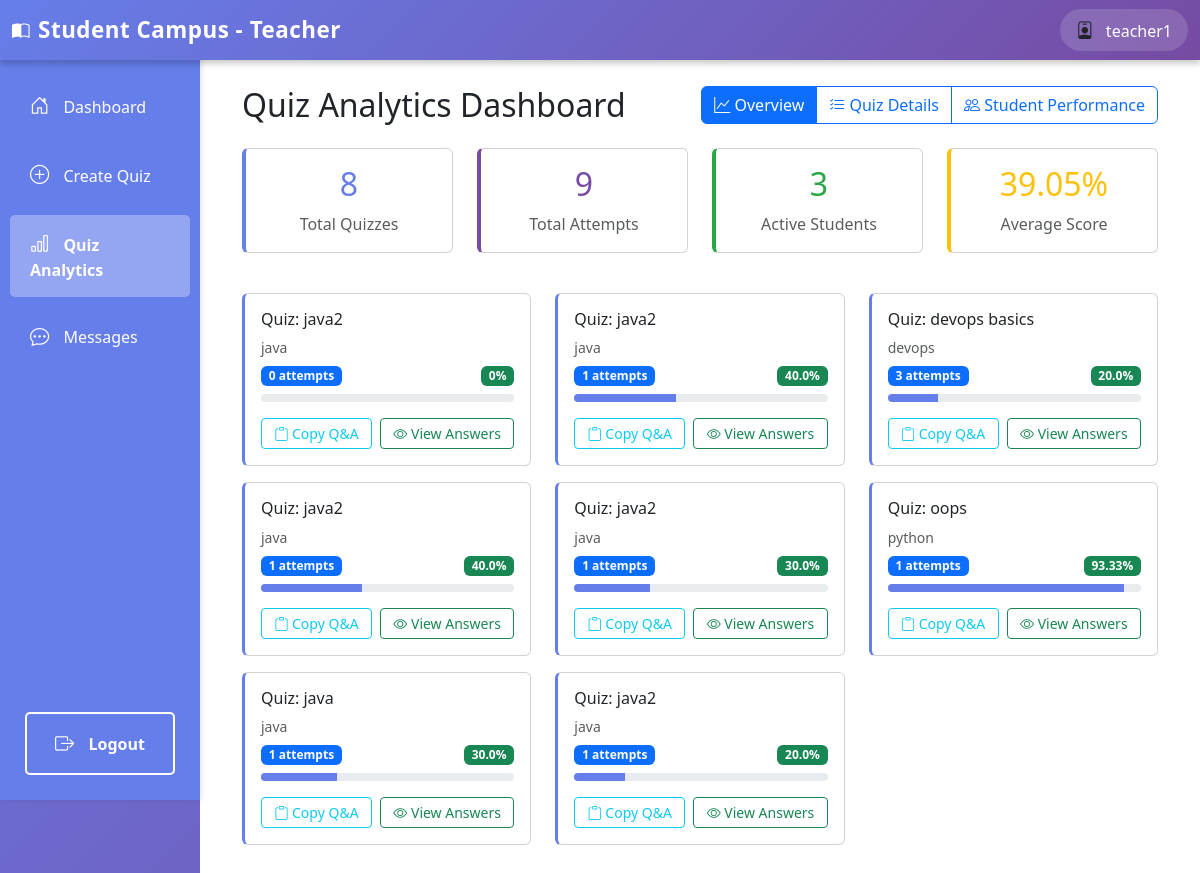
Screenshot of /teacher/quiz/analytics/ (signed in) with the database file from the repository.
### authentication/models.py (models this page shows, shortened)
class User(AbstractUser):
    ROLE_CHOICES = (
        ('student', 'Student'),
        ('teacher', 'Teacher'),
    )
    role = models.CharField(max_length=10, choices=ROLE_CHOICES, default='student')
    def is_teacher(self):
        return self.role == 'teacher'

### teachers/models.py (models this page shows, shortened)
class Quiz(models.Model):
    title = models.CharField(max_length=200)
    subject = models.ForeignKey(Subject, on_delete=models.CASCADE, related_name='quizzes')
    pdf_note = models.ForeignKey(PDFNote, on_delete=models.CASCADE, related_name='quizzes', null=True)
    description = models.TextField(blank=True)
    duration = models.IntegerField(help_text="Duration in minutes", default=30)
    num_questions = models.IntegerField(default=10)
    topics = models.TextField(blank=True, help_text="Comma-separated topics (optional)")
    difficulty = models.CharField(max_length=20, choices=[('easy', 'Easy'), ('medium', 'Medium'), ('hard', 'Hard')], default='medium')
    created_by = models.ForeignKey(User, on_delete=models.CASCADE, related_name='created_quizzes')
    created_at = models.DateTimeField(auto_now_add=True)
    deadline = models.DateTimeField(null=True, blank=True, help_text="Quiz deadline")
    is_active = models.BooleanField(default=True)
    class Meta:
        ordering = ['-created_at']
        verbose_name_plural = "Quizzes"

class Subject(models.Model):
    name = models.CharField(max_length=200)
    description = models.TextField(blank=True)
    teacher = models.ForeignKey(User, on_delete=models.CASCADE, related_name='subjects')
    created_at = models.DateTimeField(auto_now_add=True)
    class Meta:
        ordering = ['name']

### teachers/views.py (the view)
# urls.py: path('quiz/analytics/', views.quiz_analytics, name='quiz_analytics'),
@login_required
def quiz_analytics(request):
    if not request.user.is_teacher():
        return HttpResponseForbidden("You don't have permission to access this page.")
    quizzes = Quiz.objects.filter(created_by=request.user).prefetch_related('attempts', 'questions', 'attempts__student')
    quiz_stats = []
    total_attempts_all = 0
    unique_students_set = set()
    all_percentages = []
    for quiz in quizzes:
        attempts = quiz.attempts.filter(completed_at__isnull=False)
        total_attempts = attempts.count()
        total_attempts_all += total_attempts
        students_in_quiz = set(attempt.student.id for attempt in attempts)
        unique_students_set.update(students_in_quiz)
        if total_attempts > 0:
            scores = [a.score for a in attempts]
            avg_score = sum(scores) / total_attempts
            highest_score = max(scores)
            lowest_score = min(scores)
            if quiz.questions.count() > 0:
                avg_percentage = (avg_score / quiz.questions.count()) * 100
                all_percentages.append(avg_percentage)
            else:
                avg_percentage = 0
        else:
            avg_score = 0
            avg_percentage = 0
            highest_score = 0
            lowest_score = 0
        quiz_stats.append({
            'quiz': quiz,
            'total_attempts': total_attempts,
            'avg_score': round(avg_score, 2),
            'avg_percentage': round(avg_percentage, 2),
            'total_questions': quiz.questions.count(),
            'highest_score': highest_score,
            'lowest_score': lowest_score,
            'unique_students': len(students_in_quiz)
        })
    overall_avg = round(sum(all_percentages) / len(all_percentages), 2) if all_percentages else 0
    return render(request, 'teachers/quiz_analytics.html', {
        'quiz_stats': quiz_stats,
        'total_attempts': total_attempts_all,
        'unique_students': len(unique_students_set),
        'overall_avg': overall_avg
    })

### templates/teachers/quiz_analytics.html (shortened to what this page needs)
{% extends 'teachers/base_teacher.html' %}
{% block teacher_content %}
<div class="container-fluid">
    <div class="d-flex justify-content-between align-items-center mb-4">
        <h2 class="mb-0">Quiz Analytics Dashboard</h2>
        <div class="btn-group" role="group">
            <button type="button" class="btn btn-outline-primary active" onclick="showTab('overview')">
                <i class="bi bi-graph-up"></i> Overview
            </button>
            <button type="button" class="btn btn-outline-primary" onclick="showTab('details')">
                <i class="bi bi-list-check"></i> Quiz Details
            </button>
            <button type="button" class="btn btn-outline-primary" onclick="showTab('students')">
                <i class="bi bi-people"></i> Student Performance
            </button>
        </div>
    </div>
    {% if quiz_stats %}
        <div id="overviewTab" class="analytics-tab">
            <div class="row mb-4">
                <div class="col-md-3 mb-3">
                    <div class="card text-center h-100" style="border-left: 4px solid #667eea;">
                        <div class="card-body">
                            <h2 style="color: #667eea;">{{ quiz_stats|length }}</h2>
                            <p class="text-muted mb-0">Total Quizzes</p>
                        </div>
                    </div>
                </div>
                <div class="col-md-3 mb-3">
                    <div class="card text-center h-100" style="border-left: 4px solid #764ba2;">
                        <div class="card-body">
                            <h2 style="color: #764ba2;">{{ total_attempts }}</h2>
                            <p class="text-muted mb-0">Total Attempts</p>
                        </div>
                    </div>
                </div>
                <div class="col-md-3 mb-3">
                    <div class="card text-center h-100" style="border-left: 4px solid #28a745;">
                        <div class="card-body">
                            <h2 style="color: #28a745;">{{ unique_students }}</h2>
                            <p class="text-muted mb-0">Active Students</p>
                        </div>
                    </div>
                </div>
                <div class="col-md-3 mb-3">
                    <div class="card text-center h-100" style="border-left: 4px solid #ffc107;">
                        <div class="card-body">
                            <h2 style="color: #ffc107;">{{ overall_avg }}%</h2>
                            <p class="text-muted mb-0">Average Score</p>
                        </div>
                    </div>
                </div>
            </div>
            <div class="row">
                {% for stat in quiz_stats %}
                    <div class="col-md-4 mb-3">
                        <div class="card h-100" style="border-left: 3px solid #667eea;">
                            <div class="card-body">
                                <h6 class="card-title text-truncate" title="{{ stat.quiz.title }}">{{ stat.quiz.title }}</h6>
                                <p class="text-muted small mb-2">{{ stat.quiz.subject.name }}</p>
                                <div class="d-flex justify-content-between mb-2">
                                    <span class="badge bg-primary">{{ stat.total_attempts }} attempts</span>
                                    <span class="badge bg-success">{{ stat.avg_percentage }}%</span>
                                </div>
                                <div class="progress mb-3" style="height: 8px;">
                                    <div class="progress-bar" style="width: {{ stat.avg_percentage }}%; background-color: #667eea;"></div>
                                </div>
                                <div class="d-flex gap-2">
                                    <button class="btn btn-sm btn-outline-info flex-fill" onclick="copyQuizContent{{ stat.quiz.id }}()" title="Copy Questions & Answers">
                                        <i class="bi bi-clipboard"></i> Copy Q&A
                                    </button>
                                    <button class="btn btn-sm btn-outline-success flex-fill" onclick="viewAnswerSheet{{ stat.quiz.id }}()" title="View Answer Sheet">
                                        <i class="bi bi-eye"></i> View Answers
                                    </button>
                                </div>
                            </div>
                        </div>
                    </div>
                {% endfor %}
            </div>
        </div>
    {% else %}
        <div class="alert alert-info">
            <i class="bi bi-info-circle"></i> No quizzes created yet. Go to "Create Quiz" to generate your first quiz.
        </div>
    {% endif %}
</div>
{% endblock %}

### templates/teachers/base_teacher.html (shortened to what this page needs)
<!DOCTYPE html>
<html lang="en">
<head>
    <link href="https://cdn.jsdelivr.net/npm/bootstrap@5.3.0/dist/css/bootstrap.min.css" rel="stylesheet">
    <link href="https://cdn.jsdelivr.net/npm/bootstrap-icons@1.10.0/font/bootstrap-icons.css" rel="stylesheet">
</head>
<body>
    <div class="position-fixed top-0 end-0 p-3" style="z-index: 11000;">
    </div>
    <nav class="navbar navbar-expand-lg navbar-light bg-light">
        <div class="container-fluid">
            <a class="navbar-brand fw-bold" href="{% url 'teacher_dashboard' %}">
                <i class="bi bi-book-half me-2"></i>Student Campus - Teacher
            </a>
            <div class="ms-auto d-flex align-items-center gap-3">
                <div class="user-info">
                    <i class="bi bi-person-badge me-2"></i>
                    <span>{{ user.username }}</span>
                </div>
            </div>
        </div>
    </nav>
    <div class="container-fluid">
        <div class="row">
            <div class="col-md-2 p-0">
                <div class="sidebar">
                    <nav class="nav flex-column">
                        <a class="nav-link {% if request.resolver_match.url_name == 'teacher_dashboard' %}active{% endif %}" href="{% url 'teacher_dashboard' %}">
                            <i class="bi bi-house-door"></i> Dashboard
                        </a>
                        <a class="nav-link {% if request.resolver_match.url_name == 'create_quiz' or request.resolver_match.url_name == 'generate_quiz' %}active{% endif %}" href="{% url 'create_quiz' %}">
                            <i class="bi bi-plus-circle"></i> Create Quiz
                        </a>
                        <a class="nav-link {% if request.resolver_match.url_name == 'quiz_analytics' %}active{% endif %}" href="{% url 'quiz_analytics' %}">
                            <i class="bi bi-bar-chart"></i> Quiz Analytics
                        </a>
                        <a class="nav-link {% if request.resolver_match.url_name == 'teacher_chat' or request.resolver_match.url_name == 'teacher_chat_with' %}active{% endif %}" href="{% url 'teacher_chat' %}">
                            <i class="bi bi-chat-dots"></i> Messages
                        </a>
                        <a class="nav-link logout-btn" href="{% url 'logout' %}">
                            <i class="bi bi-box-arrow-right"></i> Logout
                        </a>
                    </nav>
                </div>
            </div>
            <div class="col-md-10 p-0">
                <div class="main-content">
                    {% block teacher_content %}
                    {% endblock %}
                </div>
            </div>
        </div>
    </div>
</body>
</html>

### templates/teachers/base_teacher.html (style rules this page uses)
body { background: linear-gradient(135deg, #667eea 0%, #764ba2 100%); min-height: 100vh; padding-top: 56px; }
.navbar { position: fixed; top: 0; left: 0; right: 0; z-index: 1000; background: linear-gradient(135deg, #667eea 0%, #764ba2 100%) !important; box-shadow: 0 4px 6px rgba(0,0,0,0.2); border: none; }
.navbar-brand { color: white !important; font-weight: 700; font-size: 1.4rem; letter-spacing: 0.5px; }
.navbar span { color: white; font-weight: 500; }
.user-info { background: rgba(255, 255, 255, 0.15); padding: 8px 16px; border-radius: 25px; backdrop-filter: blur(10px); }
.navbar .bi { font-size: 1.1rem; }
.sidebar { height: calc(100vh - 56px); background-color: #667eea; box-shadow: 2px 0 5px rgba(0,0,0,0.1); position: sticky; top: 56px; display: flex; flex-direction: column; }
.sidebar .nav { display: flex; flex-direction: column; flex: 1; padding-top: 1rem; }
.sidebar .nav-link { color: #fff; padding: 15px 20px; border-radius: 5px; margin: 5px 10px; transition: all 0.3s; }
.sidebar .nav-link.active { background-color: rgba(255,255,255,0.3); font-weight: bold; }
.sidebar .nav-link i { margin-right: 10px; font-size: 1.2rem; }
.logout-btn { position: absolute; bottom: 20px; left: 15px; right: 15px; background-color: transparent; color: white; border: 2px solid white; font-weight: 600; transition: all 0.3s; text-align: center; padding: 10px; border-radius: 5px; text-decoration: none; display: block; }
.main-content { background-color: #fff; min-height: 100vh; padding: 30px; }

### rows the page displays
User: username "teacher1"
Quiz: quiz "Quiz: java2", quiz.subject.name "java", total_attempts "0", avg_percentage "0"
Quiz: quiz "Quiz: java2", quiz.subject.name "java", total_attempts "1", avg_percentage "40.0"
Quiz: quiz "Quiz: devops basics", quiz.subject.name "devops", total_attempts "3", avg_percentage "20.0"
Quiz: quiz "Quiz: java2", quiz.subject.name "java", total_attempts "1", avg_percentage "40.0"
Quiz: quiz "Quiz: java2", quiz.subject.name "java", total_attempts "1", avg_percentage "30.0"
Quiz: quiz "Quiz: oops", quiz.subject.name "python", total_attempts "1", avg_percentage "93.33"
Quiz: quiz "Quiz: java", quiz.subject.name "java", total_attempts "1", avg_percentage "30.0"
Quiz: quiz "Quiz: java2", quiz.subject.name "java", total_attempts "1", avg_percentage "20.0"

### other values shown
{{ quiz_stats|length }} "8"
{{ total_attempts }} "9"
{{ unique_students }} "3"
{{ overall_avg }} "39.05"
